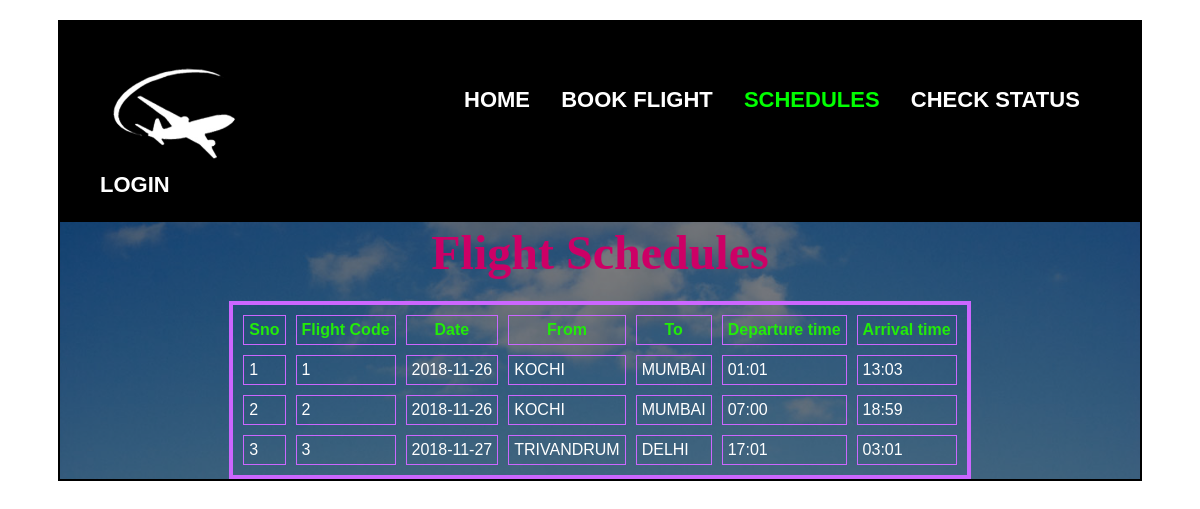
Page /schedule.php on the committed database.
### tables this page shows
CREATE TABLE IF NOT EXISTS `tbl_schedule` (
  `sid` int(11) NOT NULL AUTO_INCREMENT,
  `fcode` bigint(10) NOT NULL,
  `sdate` varchar(15) NOT NULL,
  `sfrom` varchar(20) NOT NULL,
  `sto` varchar(20) NOT NULL,
  `departure` varchar(10) NOT NULL,
  `arrival` varchar(10) NOT NULL,
  PRIMARY KEY (`sid`)
);

### schedule.php (the view, shortened to what this page needs)
<?php
$con=mysql_connect('localhost','root','') or die('connection not established');
?>
<html>
<head>
<link rel="stylesheet" type="text/css" href="css/s1.css">
</head>
<body>
<div id="container">
	<ul id="nav">
	<li>
	<a href="index.php">Home</a></li>
	<li>
	<a href="book.php">Book Flight</a></li>
	<li><a href="schedule.php">Schedules</a></li>
	<li><a href="resv_check.php">Check status</a></li>
	<li><a href="login.php"><?php
	if($_SESSION['uid']==""){echo "Login"; }else {echo "Logout"; }?></a></li>
	</ul>
	<div id="bfrm">
	<?php
	$insqry="select * from tbl_schedule";
$res=mysql_query($insqry,$con)or die(mysql_error());
echo '<table align="center" ><tr><th><font face="Colonna MT" color="#CC0066" size="20">Flight Schedules</font></th></tr></table><br>';
echo '<table border="4" bordercolor="#CC66FF" align="center" cellspacing="10" cellpadding="5"><tr><th>Sno</th><th>Flight Code</th><th>Date</th><th>From</th><th>To</th><th>Departure time</th><th>Arrival time</th></tr>';
    while($row=mysql_fetch_array($res))
    {
	echo "<td>".$row['sid']."</td>";
	echo "<td>".$row['fcode']."</td>";
	echo "<td>".$row['sdate']."</td>";
	echo "<td>".$row['sfrom']."</td>";
	echo "<td>".$row['sto']."</td>";
	echo "<td>".$row['departure']."</td>";
	echo "<td>".$row['arrival']."</td>";
    }
echo "</table>";
?>
	</div>
	</div>
</body>
</html>

### css/s1.css (style rules this page uses)
td { color:#FFFFFF ; }
th { color:#23EB0A; }
#container { margin:20px 50px 0px 50px; //background-color: FFF6F6; background-image:url(../images/con_bg.jpg); background-position: center; background-repeat: no-repeat; background-size: cover; border:2px solid; position:relative; }
ul#nav { //width:100%; list-style:none;overflow:hidden; margin: 0% 0 0% 0; padding-bottom:30px; //background-color:#000000 ; background-image:url(../images/con_nv.jpg); background-position: center; background-repeat: no-repeat; background-size: cover; //border:2px dashed; }
ul#nav li { //width: 126px; height: 33px; float: left; padding: 13px 0 0 0; //background: url(images/navbtn.png); //margin: 0 0 0 0; font-weight: bold; text-align: center; text-transform: uppercase; }
ul#nav li:nth-child(1) { margin: 5% 3% 0% 35%; //border:1px solid red; //padding:5%; }
ul#nav li:nth-child(2) { margin: 5% 3% 0% 0%; }
ul#nav li:nth-child(3) { margin: 5% 3% 0 0%; }
ul#nav li:nth-child(4) { margin: 5% 3% 0 0%; }
ul#nav li:nth-child(5) { margin: 5% 1% 0 0; }
ul#nav li a { color: #FFFFFF ; text-decoration: none; font-size:22px; font-weight:bold; }
#bfrm { background:url(../images/frmbg.png); }
* { box-sizing: border-box; }
body { font-family: Verdana, sans-serif; }

### schedule.php (style rules this page uses)
ul#nav li:nth-child(3) a { color: #01FF00 ; }

### rows in the picture
tbl_schedule: sid "1", fcode "1", sdate "2018-11-26", sfrom "KOCHI", sto "MUMBAI", departure "01:01", arrival "13:03"
tbl_schedule: sid "2", fcode "2", sdate "2018-11-26", sfrom "KOCHI", sto "MUMBAI", departure "07:00", arrival "18:59"
tbl_schedule: sid "3", fcode "3", sdate "2018-11-27", sfrom "TRIVANDRUM", sto "DELHI", departure "17:01", arrival "03:01"
